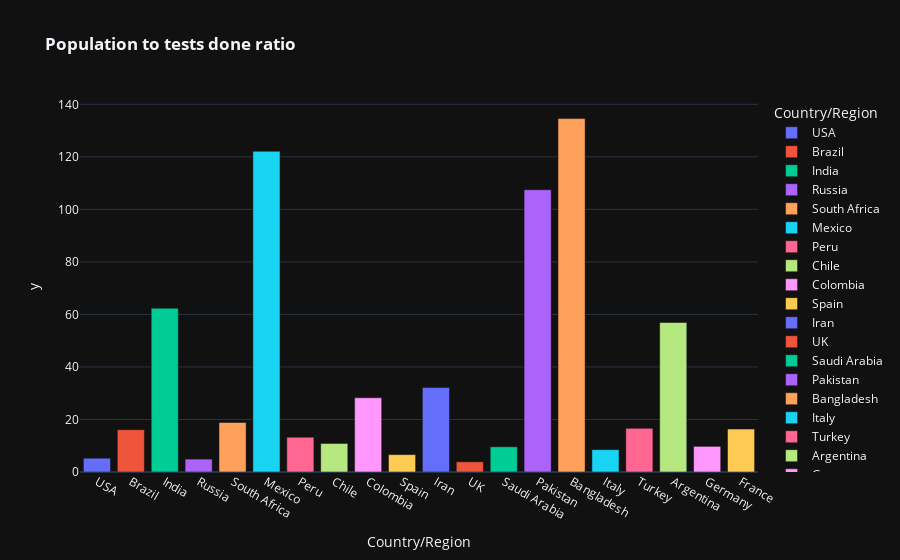

Notebook source saved alongside this figure:
### Code cell
fig=px.bar(world_data.iloc[0:20],color='Country/Region',y=pop_test_ratio,x='Country/Region',template="plotly_dark",title="<b>Population to tests done ratio</b>")
fig.show()

### Figure 1 — Plotly figure (JSON) as saved in the notebook; plotly's stock layout.template omitted (floating-point values rounded to 4 significant figures)
{"data": [{"alignmentgroup": "True", "hovertemplate": "Country/Region=%{x}<br>y=%{y}<extra></extra>", "legendgroup": "USA", "marker": {"color": "#636efa"}, "name": "USA", "offsetgroup": "USA", "orientation": "v", "showlegend": true, "textposition": "auto", "type": "bar", "x": ["USA"], "xaxis": "x", "y": [5.245], "yaxis": "y"}, {"alignmentgroup": "True", "hovertemplate": "Country/Region=%{x}<br>y=%{y}<extra></extra>", "legendgroup": "Brazil", "marker": {"color": "#EF553B"}, "name": "Brazil", "offsetgroup": "Brazil", "orientation": "v", "showlegend": true, "textposition": "auto", "type": "bar", "x": ["Brazil"], "xaxis": "x", "y": [16.11], "yaxis": "y"}, {"alignmentgroup": "True", "hovertemplate": "Country/Region=%{x}<br>y=%{y}<extra></extra>", "legendgroup": "India", "marker": {"color": "#00cc96"}, "name": "India", "offsetgroup": "India", "orientation": "v", "showlegend": true, "textposition": "auto", "type": "bar", "x": ["India"], "xaxis": "x", "y": [62.37], "yaxis": "y"}, {"alignmentgroup": "True", "hovertemplate": "Country/Region=%{x}<br>y=%{y}<extra></extra>", "legendgroup": "Russia", "marker": {"color": "#ab63fa"}, "name": "Russia", "offsetgroup": "Russia", "orientation": "v", "showlegend": true, "textposition": "auto", "type": "bar", "x": ["Russia"], "xaxis": "x", "y": [4.911], "yaxis": "y"}, {"alignmentgroup": "True", "hovertemplate": "Country/Region=%{x}<br>y=%{y}<extra></extra>", "legendgroup": "South Africa", "marker": {"color": "#FFA15A"}, "name": "South Africa", "offsetgroup": "South Africa", "orientation": "v", "showlegend": true, "textposition": "auto", "type": "bar", "x": ["South Africa"], "xaxis": "x", "y": [18.85], "yaxis": "y"}, {"alignmentgroup": "True", "hovertemplate": "Country/Region=%{x}<br>y=%{y}<extra></extra>", "legendgroup": "Mexico", "marker": {"color": "#19d3f3"}, "name": "Mexico", "offsetgroup": "Mexico", "orientation": "v", "showlegend": true, "textposition": "auto", "type": "bar", "x": ["Mexico"], "xaxis": "x", "y": [122.1], "yaxis": "y"}, {"alignmentgroup": "True", "hovertemplate": "Country/Region=%{x}<br>y=%{y}<extra></extra>", "legendgroup": "Peru", "marker": {"color": "#FF6692"}, "name": "Peru", "offsetgroup": "Peru", "orientation": "v", "showlegend": true, "textposition": "auto", "type": "bar", "x": ["Peru"], "xaxis": "x", "y": [13.24], "yaxis": "y"}, {"alignmentgroup": "True", "hovertemplate": "Country/Region=%{x}<br>y=%{y}<extra></extra>", "legendgroup": "Chile", "marker": {"color": "#B6E880"}, "name": "Chile", "offsetgroup": "Chile", "orientation": "v", "showlegend": true, "textposition": "auto", "type": "bar", "x": ["Chile"], "xaxis": "x", "y": [10.87], "yaxis": "y"}, {"alignmentgroup": "True", "hovertemplate": "Country/Region=%{x}<br>y=%{y}<extra></extra>", "legendgroup": "Colombia", "marker": {"color": "#FF97FF"}, "name": "Colombia", "offsetgroup": "Colombia", "orientation": "v", "showlegend": true, "textposition": "auto", "type": "bar", "x": ["Colombia"], "xaxis": "x", "y": [28.27], "yaxis": "y"}, {"alignmentgroup": "True", "hovertemplate": "Country/Region=%{x}<br>y=%{y}<extra></extra>", "legendgroup": "Spain", "marker": {"color": "#FECB52"}, "name": "Spain", "offsetgroup": "Spain", "orientation": "v", "showlegend": true, "textposition": "auto", "type": "bar", "x": ["Spain"], "xaxis": "x", "y": [6.619], "yaxis": "y"}, {"alignmentgroup": "True", "hovertemplate": "Country/Region=%{x}<br>y=%{y}<extra></extra>", "legendgroup": "Iran", "marker": {"color": "#636efa"}, "name": "Iran", "offsetgroup": "Iran", "orientation": "v", "showlegend": true, "textposition": "auto", "type": "bar", "x": ["Iran"], "xaxis": "x", "y": [32.19], "yaxis": "y"}, {"alignmentgroup": "True", "hovertemplate": "Country/Region=%{x}<br>y=%{y}<extra></extra>", "legendgroup": "UK", "marker": {"color": "#EF553B"}, "name": "UK", "offsetgroup": "UK", "orientation": "v", "showlegend": true, "textposition": "auto", "type": "bar", "x": ["UK"], "xaxis": "x", "y": [3.878], "yaxis": "y"}, {"alignmentgroup": "True", "hovertemplate": "Country/Region=%{x}<br>y=%{y}<extra></extra>", "legendgroup": "Saudi Arabia", "marker": {"color": "#00cc96"}, "name": "Saudi Arabia", "offsetgroup": "Saudi Arabia", "orientation": "v", "showlegend": true, "textposition": "auto", "type": "bar", "x": ["Saudi Arabia"], "xaxis": "x", "y": [9.59], "yaxis": "y"}, {"alignmentgroup": "True", "hovertemplate": "Country/Region=%{x}<br>y=%{y}<extra></extra>", "legendgroup": "Pakistan", "marker": {"color": "#ab63fa"}, "name": "Pakistan", "offsetgroup": "Pakistan", "orientation": "v", "showlegend": true, "textposition": "auto", "type": "bar", "x": ["Pakistan"], "xaxis": "x", "y": [107.5], "yaxis": "y"}, {"alignmentgroup": "True", "hovertemplate": "Country/Region=%{x}<br>y=%{y}<extra></extra>", "legendgroup": "Bangladesh", "marker": {"color": "#FFA15A"}, "name": "Bangladesh", "offsetgroup": "Bangladesh", "orientation": "v", "showlegend": true, "textposition": "auto", "type": "bar", "x": ["Bangladesh"], "xaxis": "x", "y": [134.6], "yaxis": "y"}, {"alignmentgroup": "True", "hovertemplate": "Country/Region=%{x}<br>y=%{y}<extra></extra>", "legendgroup": "Italy", "marker": {"color": "#19d3f3"}, "name": "Italy", "offsetgroup": "Italy", "orientation": "v", "showlegend": true, "textposition": "auto", "type": "bar", "x": ["Italy"], "xaxis": "x", "y": [8.515], "yaxis": "y"}, {"alignmentgroup": "True", "hovertemplate": "Country/Region=%{x}<br>y=%{y}<extra></extra>", "legendgroup": "Turkey", "marker": {"color": "#FF6692"}, "name": "Turkey", "offsetgroup": "Turkey", "orientation": "v", "showlegend": true, "textposition": "auto", "type": "bar", "x": ["Turkey"], "xaxis": "x", "y": [16.61], "yaxis": "y"}, {"alignmentgroup": "True", "hovertemplate": "Country/Region=%{x}<br>y=%{y}<extra></extra>", "legendgroup": "Argentina", "marker": {"color": "#B6E880"}, "name": "Argentina", "offsetgroup": "Argentina", "orientation": "v", "showlegend": true, "textposition": "auto", "type": "bar", "x": ["Argentina"], "xaxis": "x", "y": [56.93], "yaxis": "y"}, {"alignmentgroup": "True", "hovertemplate": "Country/Region=%{x}<br>y=%{y}<extra></extra>", "legendgroup": "Germany", "marker": {"color": "#FF97FF"}, "name": "Germany", "offsetgroup": "Germany", "orientation": "v", "showlegend": true, "textposition": "auto", "type": "bar", "x": ["Germany"], "xaxis": "x", "y": [9.761], "yaxis": "y"}, {"alignmentgroup": "True", "hovertemplate": "Country/Region=%{x}<br>y=%{y}<extra></extra>", "legendgroup": "France", "marker": {"color": "#FECB52"}, "name": "France", "offsetgroup": "France", "orientation": "v", "showlegend": true, "textposition": "auto", "type": "bar", "x": ["France"], "xaxis": "x", "y": [16.35], "yaxis": "y"}], "layout": {"barmode": "relative", "legend": {"title": {"text": "Country/Region"}, "tracegroupgap": 0}, "title": {"text": "<b>Population to tests done ratio</b>"}, "xaxis": {"anchor": "y", "categoryarray": ["USA", "Brazil", "India", "Russia", "South Africa", "Mexico", "Peru", "Chile", "Colombia", "Spain", "Iran", "UK", "Saudi Arabia", "Pakistan", "Bangladesh", "Italy", "Turkey", "Argentina", "Germany", "France"], "categoryorder": "array", "domain": [0, 1], "title": {"text": "Country/Region"}}, "yaxis": {"anchor": "x", "domain": [0, 1], "title": {"text": "y"}}}}
